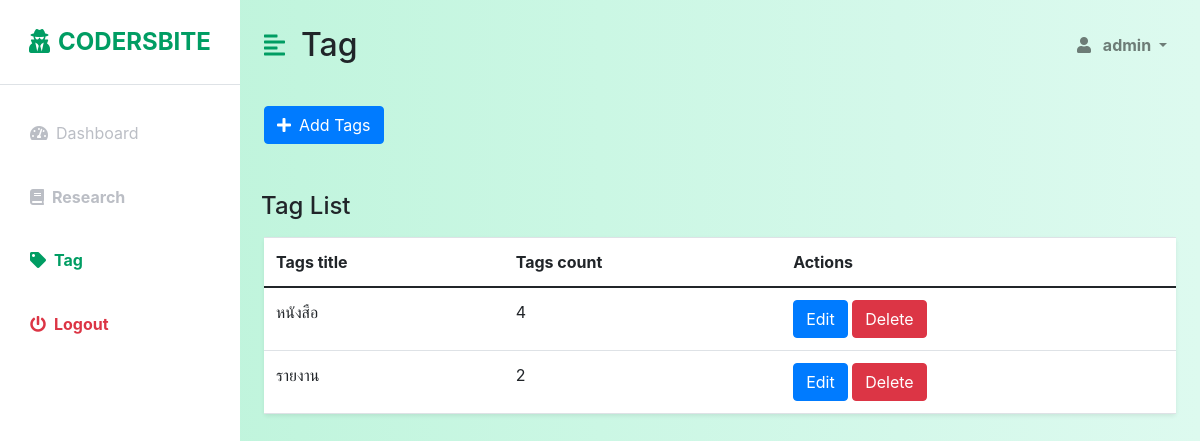
The page /Tag/ (signed in) on the database its author committed.
### research_app/models.py (models this page shows, shortened)
class TagModel(models.Model):
    name = models.CharField(max_length=255)
    created_time = models.DateTimeField(auto_now_add=True)
    updated_time = models.DateTimeField(auto_now=True)
    created_by = models.ForeignKey(User, related_name='created_tags', on_delete=models.CASCADE, null=True, blank=True, editable=False)
    updated_by = models.ForeignKey(User, related_name='updated_tags', on_delete=models.CASCADE, null=True, blank=True, editable=False)

### research_app/views.py (the view)
# urls.py: path('Tag/', views.tag_list, name='tag_list'),
def tag_list (request):
    tags = TagModel.objects.annotate(project_count=Count('projects'))
    admin = request.user
    page = request.GET.get('page', 1)
    paginator = Paginator(tags, 5)
    try:
        tagspage = paginator.page(page)
    except PageNotAnInteger:
        tagspage = paginator.page(1)
    except EmptyPage:
        tagspage = paginator.page(paginator.num_pages)
    return render (request, 'admins/tag_crud/tag_list.html',{'admin':admin,'tagspage':tagspage })

### research_app/templates/admins/tag_crud/tag_list.html (shortened to what this page needs)
{% load static %}
<!DOCTYPE html>
<html lang="en">
<head>
    <link href="https://cdn.jsdelivr.net/npm/bootstrap@5.0.0-beta3/dist/css/bootstrap.min.css" rel="stylesheet" />
    <link href="https://stackpath.bootstrapcdn.com/bootstrap/5.3.0/css/bootstrap.min.css" rel="stylesheet">
    <link href="https://maxcdn.bootstrapcdn.com/bootstrap/4.5.2/css/bootstrap.min.css" rel="stylesheet">
    <link href="https://cdnjs.cloudflare.com/ajax/libs/select2/4.0.13/css/select2.min.css" rel="stylesheet" />
    <link rel="stylesheet" href="https://cdnjs.cloudflare.com/ajax/libs/font-awesome/5.15.3/css/all.min.css" />
    <link rel="stylesheet" href="{% static 'css/styles.css' %}" />
</head>
<body>
    <div class="d-flex" id="wrapper">
        <div class="bg-white" id="sidebar-wrapper">
            <div class="sidebar-heading text-center py-4 primary-text fs-4 fw-bold text-uppercase border-bottom">
                <i class="fas fa-user-secret me-2"></i>Codersbite
            </div>
            <div class="list-group list-group-flush my-3">
                <a href="{% url 'admin_list' %}"
                    class="list-group-item list-group-item-action bg-transparent second-text">
                    <i class="fas fa-tachometer-alt me-2"></i>Dashboard
                </a>
                <a href="{%url 'research_list'%}"
                    class="list-group-item list-group-item-action bg-transparent second-text fw-bold ">
                    <i class="fas fa-book me-2"></i>Research
                </a>
                <a href="{% url 'tag_list' %}" class="list-group-item list-group-item-action bg-transparent second-text fw-bold active">
                    <i class="fas fa-tag me-2"></i>Tag
                </a>
                <a href="{% url 'logout' %}"
                    class="list-group-item list-group-item-action bg-transparent text-danger fw-bold">
                    <i class="fas fa-power-off me-2"></i>Logout
                </a>
            </div>
        </div>
        <div id="page-content-wrapper">
            <nav class="navbar navbar-expand-lg navbar-light bg-transparent py-4 px-4">
                <div class="d-flex align-items-center">
                    <i class="fas fa-align-left primary-text fs-4 me-3" id="menu-toggle"></i>
                    <h2 class="fs-2 m-0">Tag</h2>
                </div>
                <div class="collapse navbar-collapse" id="navbarSupportedContent">
                    <ul class="navbar-nav ms-auto mb-2 mb-lg-0">
                        <li class="nav-item dropdown">
                            <a class="nav-link dropdown-toggle second-text fw-bold" href="#" id="navbarDropdown"
                                role="button" data-bs-toggle="dropdown" aria-expanded="false">
                                <i class="fas fa-user me-2"></i>
                                {{ admin.username }}
                            </a>
                        </li>
                    </ul>
                </div>
            </nav>
            <div class="container-fluid px-4">
                <div class="row my-3">
                    <div class="col-md-12">
                        <button class="btn btn-primary" data-bs-toggle="modal" data-bs-target="#addtagModal">
                            <i class="fas fa-plus me-2"></i>Add Tags
                        </button>
                    </div>
                </div>
                <div class="row my-5">
                    <h3 class="fs-4 mb-3">Tag List</h3>
                    <div class="col">
                        <table class="table bg-white rounded shadow-sm table-hover">
                            <thead>
                                <tr>
                                    <th scope="col">Tags title</th>
                                    <th scope="col">Tags count</th>
                                    <th scope="col">Actions</th>
                                </tr>
                            </thead>
                            <tbody>
                                {% for tag in tagspage %}
                                <tr>
                                    <td>{{ tag.name }}</td>
                                    <td>{{ tag.project_count }}</td>
                                    <td>
                                        <button class="btn btn-primary" data-bs-toggle="modal"
                                            data-bs-target="#editTagModal-{{ tag.id }}">
                                            Edit
                                        </button>
                                        <button class="btn btn-danger" data-bs-toggle="modal"
                                            data-bs-target="#deleteTagModal-{{ tag.id }}">
                                            Delete
                                        </button>
                                    </td>
                                </tr>
                                {%endfor%}
                            </tbody>
                        </table>
                    </div>
                </div>
            </div>
        </div>
    </div>
</body>
</html>

### research_app/static/css/styles.css (style rules this page uses)
:root { --main-bg-color: #009d63; --main-text-color: #009d63; --second-text-color: #bbbec5; --second-bg-color: #c1efde; }
.primary-text { color: var(--main-text-color); }
.second-text { color: var(--second-text-color); }
#wrapper { overflow-x: hidden; background-image: linear-gradient( to right, #baf3d7, #c2f5de, #cbf7e4, #d4f8ea, #ddfaef ); }
#sidebar-wrapper { min-height: 100vh; margin-left: -15rem; -webkit-transition: margin 0.25s ease-out; -moz-transition: margin 0.25s ease-out; -o-transition: margin 0.25s ease-out; transition: margin 0.25s ease-out; }
#sidebar-wrapper .sidebar-heading { padding: 0.875rem 1.25rem; font-size: 1.2rem; }
#sidebar-wrapper .list-group { width: 15rem; }
#page-content-wrapper { min-width: 100vw; }
#menu-toggle { cursor: pointer; }
.list-group-item { border: none; padding: 20px 30px; }
.list-group-item.active { background-color: transparent; color: var(--main-text-color); font-weight: bold; border: none; }
@media (min-width: 768px) { #sidebar-wrapper { margin-left: 0; } }
@media (min-width: 768px) { #page-content-wrapper { min-width: 0; width: 100%; } }
.nav-link { border: 1px solid #0000; }

### rows shown on the page
TagModel: name "หนังสือ", project_count "4"
TagModel: name "รายงาน", project_count "2"

### other values the page prints
{{ admin.username }} "admin"
